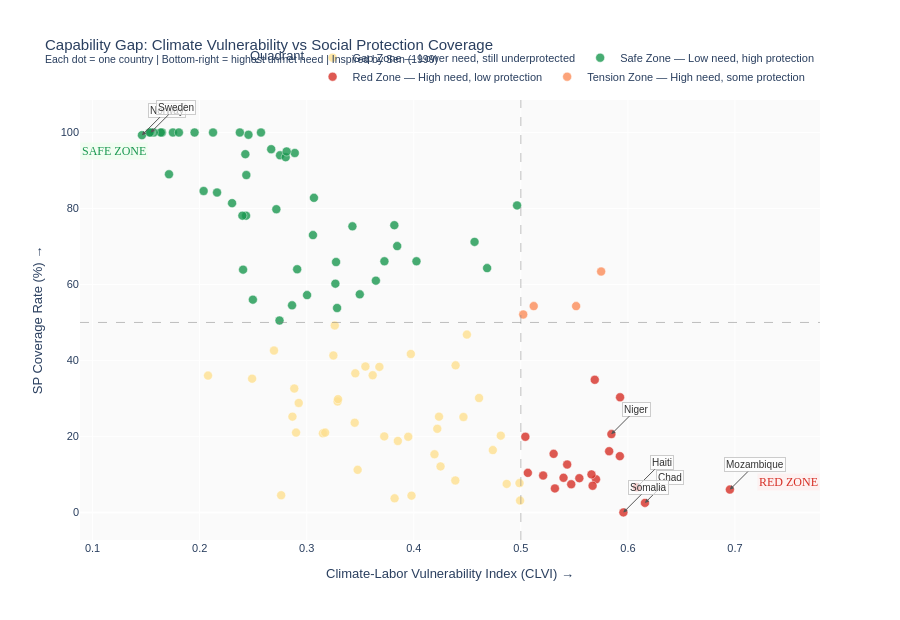

The cell this chart's notebook holds for it:
### Code cell
#Cell 8 — Quadrant Chart (Plotly Interactive)
import plotly.express as px
import plotly.graph_objects as go

plot_data = master[master['sp_coverage_rate'].notna()].copy()

# Quadrant labels
def quadrant(row):
    if row['CLVI'] >= 0.5 and row['sp_score'] < 0.5:
        return 'Red Zone — High need, low protection'
    elif row['CLVI'] >= 0.5 and row['sp_score'] >= 0.5:
        return 'Tension Zone — High need, some protection'
    elif row['CLVI'] < 0.5 and row['sp_score'] < 0.5:
        return 'Gap Zone — Lower need, still underprotected'
    else:
        return 'Safe Zone — Low need, high protection'

plot_data['quadrant'] = plot_data.apply(quadrant, axis=1)

color_map = {
    'Red Zone — High need, low protection':       '#d73027',
    'Tension Zone — High need, some protection':  '#fc8d59',
    'Gap Zone — Lower need, still underprotected':'#fee090',
    'Safe Zone — Low need, high protection':      '#1a9850',
}

fig = px.scatter(
    plot_data,
    x='CLVI',
    y='sp_coverage_rate',
    color='quadrant',
    color_discrete_map=color_map,
    hover_name='country',
    hover_data={
        'CLVI': ':.3f',
        'sp_coverage_rate': ':.1f',
        'gdp_per_capita': ':,.0f',
        'gini': ':.1f',
        'income_group': True,
        'region_un': True,
        'quadrant': False,
    },
    size_max=20,
    title=(
        'Capability Gap: Climate Vulnerability vs Social Protection Coverage<br>'
        '<sup>Each dot = one country | '
        'Bottom-right = highest unmet need | '
        'Inspired by Sen (1999)</sup>'
    ),
    labels={
        'CLVI': 'Climate-Labor Vulnerability Index (CLVI) →',
        'sp_coverage_rate': 'SP Coverage Rate (%) →',
    }
)

# Quadrant reference lines
fig.add_hline(y=50, line_dash='dash', line_color='grey',
              opacity=0.5, line_width=1)
fig.add_vline(x=0.5, line_dash='dash', line_color='grey',
              opacity=0.5, line_width=1)

# Annotate key outlier countries
label_countries = ['Mozambique','Somalia','Haiti','Chad',
                   'Central African Republic','Norway','Sweden','Niger']
for _, row in plot_data[plot_data['country'].isin(label_countries)].iterrows():
    fig.add_annotation(
        x=row['CLVI'],
        y=row['sp_coverage_rate'],
        text=row['country'],
        showarrow=True,
        arrowhead=2,
        arrowsize=0.8,
        arrowwidth=1,
        arrowcolor='#555555',
        font=dict(size=10, color='#333333'),
        bgcolor='rgba(255,255,255,0.7)',
        bordercolor='#cccccc',
        borderwidth=1,
        ax=25, ay=-25
    )

# Quadrant labels
fig.add_annotation(x=0.75, y=8,  text='RED ZONE',
                   showarrow=False,
                   font=dict(size=12, color='#d73027', family='Arial Black'),
                   bgcolor='rgba(255,235,235,0.6)')
fig.add_annotation(x=0.12, y=95, text='SAFE ZONE',
                   showarrow=False,
                   font=dict(size=12, color='#1a9850', family='Arial Black'),
                   bgcolor='rgba(235,255,235,0.6)')

fig.update_traces(marker=dict(size=9, opacity=0.8,
                               line=dict(width=0.5, color='white')))
fig.update_layout(
    height=620,
    font=dict(family='Arial', size=11),
    legend=dict(
        title='Quadrant',
        orientation='h',
        yanchor='bottom', y=1.02,
        xanchor='right', x=1
    ),
    plot_bgcolor='#FAFAFA',
    paper_bgcolor='white',
)

fig.write_html('outputs/quadrant_scatter.html')
fig.show()
print("✓ Saved to outputs/quadrant_scatter.html")
print(f"\nQuadrant counts:")
print(plot_data['quadrant'].value_counts())

### Figure 1 — Plotly figure (JSON) as saved in the notebook; plotly's stock layout.template omitted (floating-point values rounded to 4 significant figures; data arrays with more than 128 entries replaced by an {"elided": "..."} marker saying what was removed)
{"data": [{"customdata": {"elided": "40x5 mixed values"}, "hovertemplate": "<b>%{hovertext}</b><br><br>Climate-Labor Vulnerability Index (CLVI) →=%{x:.3f}<br>SP Coverage Rate (%) →=%{y:.1f}<br>gdp_per_capita=%{customdata[0]:,.0f}<br>gini=%{customdata[1]:.1f}<br>income_group=%{customdata[2]}<br>region_un=%{customdata[3]}<extra></extra>", "hovertext": ["Afghanistan", "Armenia", "Azerbaijan", "Bangladesh", "Belarus", "Benin", "Bolivia, Plurinational State of", "Cambodia", "Ecuador", "Egypt", "El Salvador", "Ghana", "Guatemala", "Guinea", "Honduras", "Iraq", "Jamaica", "Jordan", "Kiribati", "Lebanon", "Malaysia", "Marshall Islands", "Mauritania", "Morocco", "Nepal", "Nicaragua", "Pakistan", "Paraguay", "Peru", "Rwanda", "Senegal", "Sierra Leone", "Sri Lanka", "Tajikistan", "Timor-Leste", "Togo", "Tuvalu", "Uganda", "Viet Nam", "Zimbabwe"], "legendgroup": "Gap Zone — Lower need, still underprotected", "marker": {"color": "#fee090", "line": {"color": "white", "width": 0.5}, "opacity": 0.8, "size": 9, "symbol": "circle"}, "mode": "markers", "name": "Gap Zone — Lower need, still underprotected", "orientation": "v", "showlegend": true, "type": "scatter", "x": [0.4868, 0.3262, 0.249, 0.422, 0.2078, 0.4388, 0.3548, 0.3151, 0.4496, 0.3454, 0.3851, 0.4235, 0.425, 0.3821, 0.461, 0.3973, 0.2884, 0.2925, 0.29, 0.3724, 0.3288, 0.2867, 0.3476, 0.2694, 0.3172, 0.4193, 0.4813, 0.3616, 0.4464, 0.4988, 0.3948, 0.3979, 0.3249, 0.3292, 0.3448, 0.4391, 0.2761, 0.4993, 0.3679, 0.4738], "xaxis": "x", "y": [7.5, 49.2, 35.2, 22.0, 36.0, 8.4, 38.4, 20.8, 46.8, 36.6, 18.8, 25.2, 12.1, 3.7, 30.1, 41.7, 32.6, 28.8, 21.0, 20.0, 29.2, 25.2, 11.2, 42.6, 21.0, 15.3, 20.2, 36.1, 25.1, 7.7, 19.9, 4.4, 41.3, 29.8, 23.6, 38.7, 4.5, 3.1, 38.3, 16.4], "yaxis": "y"}, {"customdata": {"elided": "48x5 mixed values"}, "hovertemplate": "<b>%{hovertext}</b><br><br>Climate-Labor Vulnerability Index (CLVI) →=%{x:.3f}<br>SP Coverage Rate (%) →=%{y:.1f}<br>gdp_per_capita=%{customdata[0]:,.0f}<br>gini=%{customdata[1]:.1f}<br>income_group=%{customdata[2]}<br>region_un=%{customdata[3]}<extra></extra>", "hovertext": ["Albania", "Algeria", "Argentina", "Australia", "Austria", "Belgium", "Bosnia and Herzegovina", "Brazil", "Bulgaria", "Canada", "Chile", "China", "Croatia", "Cuba", "Denmark", "Dominican Republic", "Finland", "France", "Greece", "Hungary", "India", "Ireland", "Israel", "Italy", "Japan", "Kazakhstan", "Libyan Arab Jamahiriya", "Macedonia", "Mexico", "Mongolia", "Netherlands", "New Zealand", "Norway", "Panama", "Poland", "Portugal", "Romania", "Saudi Arabia", "Spain", "Sweden", "Switzerland", "Thailand", "Trinidad and Tobago", "Tunisia", "Ukraine", "Uruguay", "Uzbekistan", "Vanuatu"], "legendgroup": "Safe Zone — Low need, high protection", "marker": {"color": "#1a9850", "line": {"color": "white", "width": 0.5}, "opacity": 0.8, "size": 9, "symbol": "circle"}, "mode": "markers", "name": "Safe Zone — Low need, high protection", "orientation": "v", "showlegend": true, "type": "scatter", "x": [0.2433, 0.3268, 0.3274, 0.2751, 0.175, 0.2125, 0.2863, 0.4568, 0.3067, 0.2668, 0.3427, 0.3818, 0.2303, 0.2406, 0.1648, 0.3646, 0.1638, 0.2456, 0.2037, 0.1714, 0.4685, 0.1572, 0.2376, 0.2436, 0.2888, 0.2427, 0.3726, 0.2746, 0.4965, 0.2804, 0.1806, 0.2573, 0.1461, 0.4025, 0.2162, 0.1953, 0.2716, 0.2911, 0.2399, 0.1543, 0.1534, 0.3845, 0.3003, 0.3284, 0.3058, 0.2813, 0.2497, 0.3496], "xaxis": "x", "y": [78.1, 60.2, 65.9, 94.0, 100.0, 100.0, 54.5, 71.2, 82.8, 95.6, 75.3, 75.6, 81.4, 63.9, 100.0, 61.0, 100.0, 99.4, 84.6, 89.0, 64.3, 100.0, 100.0, 88.8, 94.6, 94.3, 66.1, 50.5, 80.8, 93.5, 100.0, 100.0, 99.3, 66.1, 84.2, 100.0, 79.8, 64.0, 78.1, 100.0, 100.0, 70.1, 57.2, 53.8, 73.0, 95.0, 56.0, 57.4], "yaxis": "y"}, {"customdata": [[2666.0, 55, "Lower middle income", "Africa", "Red Zone — High need, low protection"], [982.0, 35.3, "Low income", "Africa", "Red Zone — High need, low protection"], [219.4, 38.62, "Low income", "Africa", "Red Zone — High need, low protection"], [1830.0, 46.64, "Lower middle income", "Africa", "Red Zone — High need, low protection"], [961.6, 43.32, "Low income", "Africa", "Red Zone — High need, low protection"], [1134.0, 33, "Low income", "Africa", "Red Zone — High need, low protection"], [2143.0, 60.79, "Low income", "Americas", "Red Zone — High need, low protection"], [2132.0, 40.78, "Lower middle income", "Africa", "Red Zone — High need, low protection"], [545.0, 42.65, "Low income", "Africa", "Red Zone — High need, low protection"], [522.6, 44.69, "Low income", "Africa", "Red Zone — High need, low protection"], [1095.0, 33.04, "Low income", "Africa", "Red Zone — High need, low protection"], [656.8, 43.9, "Low income", "Africa", "Red Zone — High need, low protection"], [1359.0, 38.07, "Lower middle income", "Asia", "Red Zone — High need, low protection"], [735.3, 34.28, "Low income", "Africa", "Red Zone — High need, low protection"], [1084.0, 44.7, "Lower middle income", "Africa", "Red Zone — High need, low protection"], [3007.0, 41.85, "Lower middle income", "Oceania", "Red Zone — High need, low protection"], [3985.0, 44.35, "Lower middle income", "Asia", "Red Zone — High need, low protection"], [629.5, 39.7, "Low income", "Africa", "Red Zone — High need, low protection"], [984.6, 35.4, "Lower middle income", "Africa", "Red Zone — High need, low protection"], [633.9, 36.71, "Low income", "Asia", "Red Zone — High need, low protection"], [1187.0, 57.14, "Lower middle income", "Africa", "Red Zone — High need, low protection"]], "hovertemplate": "<b>%{hovertext}</b><br><br>Climate-Labor Vulnerability Index (CLVI) →=%{x:.3f}<br>SP Coverage Rate (%) →=%{y:.1f}<br>gdp_per_capita=%{customdata[0]:,.0f}<br>gini=%{customdata[1]:.1f}<br>income_group=%{customdata[2]}<br>region_un=%{customdata[3]}<extra></extra>", "hovertext": ["Angola", "Burkina Faso", "Burundi", "Cameroon", "Chad", "Ethiopia", "Haiti", "Kenya", "Madagascar", "Malawi", "Mali", "Mozambique", "Myanmar", "Niger", "Nigeria", "Papua New Guinea", "Philippines", "Somalia", "Sudan", "Yemen", "Zambia"], "legendgroup": "Red Zone — High need, low protection", "marker": {"color": "#d73027", "line": {"color": "white", "width": 0.5}, "opacity": 0.8, "size": 9, "symbol": "circle"}, "mode": "markers", "name": "Red Zone — High need, low protection", "orientation": "v", "showlegend": true, "type": "scatter", "x": [0.5702, 0.5208, 0.5825, 0.566, 0.6159, 0.5471, 0.6083, 0.5546, 0.5306, 0.5042, 0.5433, 0.6952, 0.5318, 0.5846, 0.5925, 0.5399, 0.569, 0.5958, 0.5065, 0.567, 0.5927], "xaxis": "x", "y": [8.7, 9.7, 16.1, 10.0, 2.5, 7.4, 6.6, 9.0, 15.4, 19.9, 12.6, 6.0, 6.3, 20.6, 14.8, 9.1, 34.9, 0.0, 10.4, 7.0, 30.3], "yaxis": "y"}, {"customdata": [[7919.0, 52, "Upper middle income", "Americas", "Tension Zone — High need, some protection"], [4925.0, 40.69, "Lower middle income", "Asia", "Tension Zone — High need, some protection"], [4413.0, 56, "Upper middle income", "Africa", "Tension Zone — High need, some protection"], [6267.0, 65.5, "Upper middle income", "Africa", "Tension Zone — High need, some protection"]], "hovertemplate": "<b>%{hovertext}</b><br><br>Climate-Labor Vulnerability Index (CLVI) →=%{x:.3f}<br>SP Coverage Rate (%) →=%{y:.1f}<br>gdp_per_capita=%{customdata[0]:,.0f}<br>gini=%{customdata[1]:.1f}<br>income_group=%{customdata[2]}<br>region_un=%{customdata[3]}<extra></extra>", "hovertext": ["Colombia", "Indonesia", "Namibia", "South Africa"], "legendgroup": "Tension Zone — High need, some protection", "marker": {"color": "#fc8d59", "line": {"color": "white", "width": 0.5}, "opacity": 0.8, "size": 9, "symbol": "circle"}, "mode": "markers", "name": "Tension Zone — High need, some protection", "orientation": "v", "showlegend": true, "type": "scatter", "x": [0.5516, 0.512, 0.5022, 0.575], "xaxis": "x", "y": [54.3, 54.3, 52.1, 63.4], "yaxis": "y"}], "layout": {"annotations": [{"arrowcolor": "#555555", "arrowhead": 2, "arrowsize": 0.8, "arrowwidth": 1, "ax": 25, "ay": -25, "bgcolor": "rgba(255,255,255,0.7)", "bordercolor": "#cccccc", "borderwidth": 1, "font": {"color": "#333333", "size": 10}, "showarrow": true, "text": "Chad", "x": 0.6159, "y": 2.5}, {"arrowcolor": "#555555", "arrowhead": 2, "arrowsize": 0.8, "arrowwidth": 1, "ax": 25, "ay": -25, "bgcolor": "rgba(255,255,255,0.7)", "bordercolor": "#cccccc", "borderwidth": 1, "font": {"color": "#333333", "size": 10}, "showarrow": true, "text": "Haiti", "x": 0.6083, "y": 6.6}, {"arrowcolor": "#555555", "arrowhead": 2, "arrowsize": 0.8, "arrowwidth": 1, "ax": 25, "ay": -25, "bgcolor": "rgba(255,255,255,0.7)", "bordercolor": "#cccccc", "borderwidth": 1, "font": {"color": "#333333", "size": 10}, "showarrow": true, "text": "Mozambique", "x": 0.6952, "y": 6}, {"arrowcolor": "#555555", "arrowhead": 2, "arrowsize": 0.8, "arrowwidth": 1, "ax": 25, "ay": -25, "bgcolor": "rgba(255,255,255,0.7)", "bordercolor": "#cccccc", "borderwidth": 1, "font": {"color": "#333333", "size": 10}, "showarrow": true, "text": "Niger", "x": 0.5846, "y": 20.6}, {"arrowcolor": "#555555", "arrowhead": 2, "arrowsize": 0.8, "arrowwidth": 1, "ax": 25, "ay": -25, "bgcolor": "rgba(255,255,255,0.7)", "bordercolor": "#cccccc", "borderwidth": 1, "font": {"color": "#333333", "size": 10}, "showarrow": true, "text": "Norway", "x": 0.1461, "y": 99.3}, {"arrowcolor": "#555555", "arrowhead": 2, "arrowsize": 0.8, "arrowwidth": 1, "ax": 25, "ay": -25, "bgcolor": "rgba(255,255,255,0.7)", "bordercolor": "#cccccc", "borderwidth": 1, "font": {"color": "#333333", "size": 10}, "showarrow": true, "text": "Somalia", "x": 0.5958, "y": 0}, {"arrowcolor": "#555555", "arrowhead": 2, "arrowsize": 0.8, "arrowwidth": 1, "ax": 25, "ay": -25, "bgcolor": "rgba(255,255,255,0.7)", "bordercolor": "#cccccc", "borderwidth": 1, "font": {"color": "#333333", "size": 10}, "showarrow": true, "text": "Sweden", "x": 0.1543, "y": 100}, {"bgcolor": "rgba(255,235,235,0.6)", "font": {"color": "#d73027", "family": "Arial Black", "size": 12}, "showarrow": false, "text": "RED ZONE", "x": 0.75, "y": 8}, {"bgcolor": "rgba(235,255,235,0.6)", "font": {"color": "#1a9850", "family": "Arial Black", "size": 12}, "showarrow": false, "text": "SAFE ZONE", "x": 0.12, "y": 95}], "font": {"family": "Arial", "size": 11}, "height": 620, "legend": {"orientation": "h", "title": {"text": "Quadrant"}, "tracegroupgap": 0, "x": 1, "xanchor": "right", "y": 1.02, "yanchor": "bottom"}, "paper_bgcolor": "white", "plot_bgcolor": "#FAFAFA", "shapes": [{"line": {"color": "grey", "dash": "dash", "width": 1}, "opacity": 0.5, "type": "line", "x0": 0, "x1": 1, "xref": "x domain", "y0": 50, "y1": 50, "yref": "y"}, {"line": {"color": "grey", "dash": "dash", "width": 1}, "opacity": 0.5, "type": "line", "x0": 0.5, "x1": 0.5, "xref": "x", "y0": 0, "y1": 1, "yref": "y domain"}], "title": {"text": "Capability Gap: Climate Vulnerability vs Social Protection Coverage<br><sup>Each dot = one country | Bottom-right = highest unmet need | Inspired by Sen (1999)</sup>"}, "xaxis": {"anchor": "y", "domain": [0, 1], "title": {"text": "Climate-Labor Vulnerability Index (CLVI) →"}}, "yaxis": {"anchor": "x", "domain": [0, 1], "title": {"text": "SP Coverage Rate (%) →"}}}}
